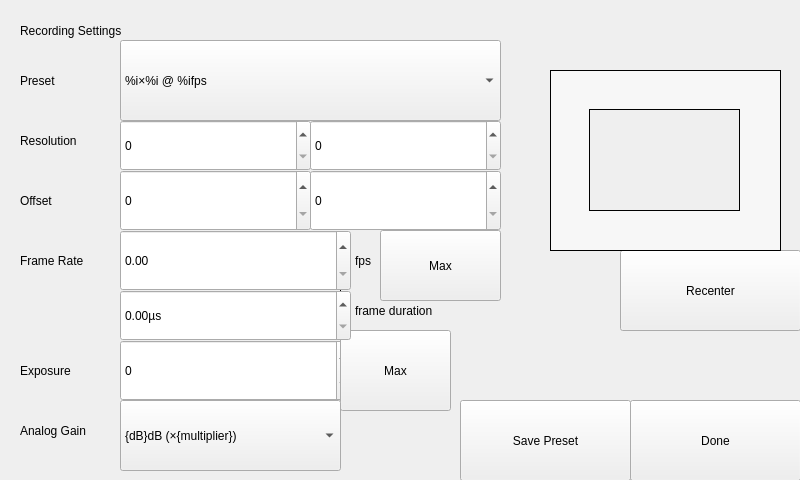
<?xml version="1.0" encoding="UTF-8"?>
<ui version="4.0">
 <class>Form</class>
 <widget class="QWidget" name="Form">
  <property name="geometry">
   <rect>
    <x>0</x>
    <y>0</y>
    <width>800</width>
    <height>480</height>
   </rect>
  </property>
  <property name="windowTitle">
   <string notr="true">Recording Settings</string>
  </property>
  <widget class="Backdrop" name="backdrop">
   <property name="geometry">
    <rect>
     <x>0</x>
     <y>0</y>
     <width>551</width>
     <height>481</height>
    </rect>
   </property>
  </widget>
  <widget class="Subheader" name="headerlabel">
   <property name="geometry">
    <rect>
     <x>20</x>
     <y>60</y>
     <width>111</width>
     <height>41</height>
    </rect>
   </property>
   <property name="text">
    <string>Preset</string>
   </property>
  </widget>
  <widget class="ComboBox" name="uiPresets">
   <property name="geometry">
    <rect>
     <x>120</x>
     <y>40</y>
     <width>381</width>
     <height>81</height>
    </rect>
   </property>
   <item>
    <property name="text">
     <string>%i×%i @ %ifps</string>
    </property>
   </item>
  </widget>
  <widget class="SpinBox" name="uiHRes">
   <property name="geometry">
    <rect>
     <x>120</x>
     <y>120</y>
     <width>191</width>
     <height>51</height>
    </rect>
   </property>
   <property name="clickMarginTop" stdset="0">
    <enum>SpinBox::none</enum>
   </property>
   <property name="clickMarginBottom" stdset="0">
    <enum>SpinBox::half</enum>
   </property>
  </widget>
  <widget class="SpinBox" name="uiVRes">
   <property name="geometry">
    <rect>
     <x>310</x>
     <y>120</y>
     <width>191</width>
     <height>51</height>
    </rect>
   </property>
   <property name="clickMarginTop" stdset="0">
    <enum>SpinBox::none</enum>
   </property>
   <property name="clickMarginBottom" stdset="0">
    <enum>SpinBox::half</enum>
   </property>
  </widget>
  <widget class="SpinBox" name="uiHOffset">
   <property name="geometry">
    <rect>
     <x>120</x>
     <y>170</y>
     <width>191</width>
     <height>61</height>
    </rect>
   </property>
   <property name="clickMarginTop" stdset="0">
    <enum>SpinBox::half</enum>
   </property>
   <property name="clickMarginBottom" stdset="0">
    <enum>SpinBox::half</enum>
   </property>
  </widget>
  <widget class="SpinBox" name="uiVOffset">
   <property name="geometry">
    <rect>
     <x>310</x>
     <y>170</y>
     <width>191</width>
     <height>61</height>
    </rect>
   </property>
   <property name="clickMarginTop" stdset="0">
    <enum>SpinBox::half</enum>
   </property>
   <property name="clickMarginBottom" stdset="0">
    <enum>SpinBox::half</enum>
   </property>
  </widget>
  <widget class="Button" name="uiMaximizeFramerate">
   <property name="geometry">
    <rect>
     <x>380</x>
     <y>230</y>
     <width>121</width>
     <height>71</height>
    </rect>
   </property>
   <property name="text">
    <string>Max</string>
   </property>
   <property name="clickMarginTop" stdset="0">
    <enum>Button::half</enum>
   </property>
  </widget>
  <widget class="Label" name="label">
   <property name="geometry">
    <rect>
     <x>355</x>
     <y>250</y>
     <width>30</width>
     <height>21</height>
    </rect>
   </property>
   <property name="text">
    <string>fps</string>
   </property>
  </widget>
  <widget class="Label" name="label_2">
   <property name="geometry">
    <rect>
     <x>355</x>
     <y>300</y>
     <width>140</width>
     <height>21</height>
    </rect>
   </property>
   <property name="text">
    <string>frame duration</string>
   </property>
  </widget>
  <widget class="QWidget" name="widget" native="true">
   <property name="geometry">
    <rect>
     <x>340</x>
     <y>260</y>
     <width>10</width>
     <height>51</height>
    </rect>
   </property>
   <property name="styleSheet">
    <string notr="true">border: 1px solid black; border-right-width: 0px;</string>
   </property>
  </widget>
  <widget class="SpinBox" name="uiExposure">
   <property name="geometry">
    <rect>
     <x>120</x>
     <y>340</y>
     <width>231</width>
     <height>61</height>
    </rect>
   </property>
   <property name="clickMarginTop" stdset="0">
    <enum>SpinBox::half</enum>
   </property>
   <property name="clickMarginBottom" stdset="0">
    <enum>SpinBox::half</enum>
   </property>
  </widget>
  <widget class="Button" name="uiMaximizeExposure">
   <property name="geometry">
    <rect>
     <x>340</x>
     <y>330</y>
     <width>111</width>
     <height>81</height>
    </rect>
   </property>
   <property name="text">
    <string>Max</string>
   </property>
   <property name="clickMarginLeft" stdset="0">
    <enum>Button::half</enum>
   </property>
  </widget>
  <widget class="Subheader" name="headerlabel_2">
   <property name="geometry">
    <rect>
     <x>20</x>
     <y>180</y>
     <width>111</width>
     <height>41</height>
    </rect>
   </property>
   <property name="text">
    <string>Offset</string>
   </property>
  </widget>
  <widget class="Subheader" name="headerlabel_3">
   <property name="geometry">
    <rect>
     <x>20</x>
     <y>240</y>
     <width>111</width>
     <height>41</height>
    </rect>
   </property>
   <property name="text">
    <string>Frame Rate</string>
   </property>
  </widget>
  <widget class="Subheader" name="headerlabel_4">
   <property name="geometry">
    <rect>
     <x>20</x>
     <y>350</y>
     <width>111</width>
     <height>41</height>
    </rect>
   </property>
   <property name="text">
    <string>Exposure</string>
   </property>
  </widget>
  <widget class="Subheader" name="headerlabel_5">
   <property name="geometry">
    <rect>
     <x>20</x>
     <y>410</y>
     <width>111</width>
     <height>41</height>
    </rect>
   </property>
   <property name="text">
    <string>Analog Gain</string>
   </property>
  </widget>
  <widget class="Button" name="uiSavePreset">
   <property name="geometry">
    <rect>
     <x>460</x>
     <y>400</y>
     <width>171</width>
     <height>81</height>
    </rect>
   </property>
   <property name="text">
    <string>Save Preset</string>
   </property>
   <property name="clickMarginRight" stdset="0">
    <enum>Button::half</enum>
   </property>
  </widget>
  <widget class="Button" name="uiDone">
   <property name="geometry">
    <rect>
     <x>630</x>
     <y>400</y>
     <width>171</width>
     <height>81</height>
    </rect>
   </property>
   <property name="text">
    <string>Done</string>
   </property>
   <property name="clickMarginLeft" stdset="0">
    <enum>Button::half</enum>
   </property>
  </widget>
  <widget class="Button" name="uiCenterRecording">
   <property name="geometry">
    <rect>
     <x>620</x>
     <y>250</y>
     <width>181</width>
     <height>81</height>
    </rect>
   </property>
   <property name="text">
    <string>Recenter</string>
   </property>
  </widget>
  <widget class="Backdrop" name="backdrop_2">
   <property name="geometry">
    <rect>
     <x>550</x>
     <y>250</y>
     <width>251</width>
     <height>231</height>
    </rect>
   </property>
  </widget>
  <widget class="Backdrop" name="backdrop_3">
   <property name="geometry">
    <rect>
     <x>550</x>
     <y>0</y>
     <width>251</width>
     <height>71</height>
    </rect>
   </property>
  </widget>
  <widget class="Backdrop" name="backdrop_4">
   <property name="geometry">
    <rect>
     <x>781</x>
     <y>20</y>
     <width>20</width>
     <height>231</height>
    </rect>
   </property>
  </widget>
  <widget class="QWidget" name="uiPreviewPanel" native="true">
   <property name="geometry">
    <rect>
     <x>550</x>
     <y>70</y>
     <width>231</width>
     <height>181</height>
    </rect>
   </property>
   <property name="styleSheet">
    <string notr="true">border: 1px solid rgba(0,0,0,255)</string>
   </property>
   <widget class="QWidget" name="uiPassepartoutTop" native="true">
    <property name="geometry">
     <rect>
      <x>1</x>
      <y>1</y>
      <width>229</width>
      <height>39</height>
     </rect>
    </property>
    <property name="styleSheet">
     <string notr="true">border: none; background: rgba(255,255,255,128)</string>
    </property>
   </widget>
   <widget class="QWidget" name="uiPassepartoutBottom" native="true">
    <property name="geometry">
     <rect>
      <x>1</x>
      <y>141</y>
      <width>229</width>
      <height>39</height>
     </rect>
    </property>
    <property name="styleSheet">
     <string notr="true">border: none; background: rgba(255,255,255,128)</string>
    </property>
   </widget>
   <widget class="QWidget" name="uiPassepartoutLeft" native="true">
    <property name="geometry">
     <rect>
      <x>1</x>
      <y>40</y>
      <width>39</width>
      <height>101</height>
     </rect>
    </property>
    <property name="styleSheet">
     <string notr="true">border: none; background: rgba(255,255,255,128)</string>
    </property>
   </widget>
   <widget class="QWidget" name="uiPassepartoutRight" native="true">
    <property name="geometry">
     <rect>
      <x>190</x>
      <y>40</y>
      <width>40</width>
      <height>101</height>
     </rect>
    </property>
    <property name="styleSheet">
     <string notr="true">border: none; background: rgba(255,255,255,128)</string>
    </property>
   </widget>
   <widget class="QWidget" name="uiPassepartoutInnerBorder" native="true">
    <property name="geometry">
     <rect>
      <x>39</x>
      <y>39</y>
      <width>151</width>
      <height>102</height>
     </rect>
    </property>
   </widget>
   <zorder>uiPassepartoutLeft</zorder>
   <zorder>uiPassepartoutRight</zorder>
   <zorder>uiPassepartoutTop</zorder>
   <zorder>uiPassepartoutBottom</zorder>
   <zorder>uiPassepartoutInnerBorder</zorder>
  </widget>
  <widget class="Label" name="label_3">
   <property name="geometry">
    <rect>
     <x>290</x>
     <y>130</y>
     <width>41</width>
     <height>21</height>
    </rect>
   </property>
   <property name="text">
    <string>×</string>
   </property>
   <property name="alignment">
    <set>Qt::AlignCenter</set>
   </property>
  </widget>
  <widget class="Label" name="label_4">
   <property name="geometry">
    <rect>
     <x>290</x>
     <y>190</y>
     <width>41</width>
     <height>21</height>
    </rect>
   </property>
   <property name="text">
    <string>×</string>
   </property>
   <property name="alignment">
    <set>Qt::AlignCenter</set>
   </property>
  </widget>
  <widget class="Subheader" name="headerlabel_6">
   <property name="geometry">
    <rect>
     <x>20</x>
     <y>120</y>
     <width>111</width>
     <height>41</height>
    </rect>
   </property>
   <property name="text">
    <string>Resolution</string>
   </property>
  </widget>
  <widget class="DecimalSpinBox" name="uiFrameDuration">
   <property name="geometry">
    <rect>
     <x>120</x>
     <y>290</y>
     <width>231</width>
     <height>51</height>
    </rect>
   </property>
   <property name="suffix">
    <string>µs</string>
   </property>
   <property name="maximum">
    <double>1000000000000000043845843045076197354634047651840.000000000000000</double>
   </property>
   <property name="singleStep">
    <double>0.100000000000000</double>
   </property>
   <property name="clickMarginTop" stdset="0">
    <enum>DecimalSpinBox::none</enum>
   </property>
   <property name="clickMarginBottom" stdset="0">
    <enum>DecimalSpinBox::half</enum>
   </property>
  </widget>
  <widget class="DecimalSpinBox" name="uiFps">
   <property name="geometry">
    <rect>
     <x>120</x>
     <y>230</y>
     <width>231</width>
     <height>61</height>
    </rect>
   </property>
   <property name="clickMarginTop" stdset="0">
    <enum>DecimalSpinBox::half</enum>
   </property>
   <property name="clickMarginBottom" stdset="0">
    <enum>DecimalSpinBox::half</enum>
   </property>
  </widget>
  <widget class="ComboBox" name="uiAnalogGain">
   <property name="geometry">
    <rect>
     <x>120</x>
     <y>400</y>
     <width>221</width>
     <height>71</height>
    </rect>
   </property>
   <property name="clickMarginTop" stdset="0">
    <enum>ComboBox::half</enum>
   </property>
   <item>
    <property name="text">
     <string>{dB}dB (×{multiplier})</string>
    </property>
   </item>
  </widget>
  <widget class="Label" name="uiUnsavedChangesWarning">
   <property name="geometry">
    <rect>
     <x>440</x>
     <y>400</y>
     <width>341</width>
     <height>21</height>
    </rect>
   </property>
   <property name="text">
    <string>* Press Done to apply resolution.</string>
   </property>
   <property name="alignment">
    <set>Qt::AlignRight|Qt::AlignTrailing|Qt::AlignVCenter</set>
   </property>
  </widget>
  <widget class="HeaderLabel" name="headerlabel_7">
   <property name="geometry">
    <rect>
     <x>20</x>
     <y>10</y>
     <width>241</width>
     <height>41</height>
    </rect>
   </property>
   <property name="text">
    <string>Recording Settings</string>
   </property>
  </widget>
  <zorder>backdrop</zorder>
  <zorder>label_3</zorder>
  <zorder>label_4</zorder>
  <zorder>backdrop_4</zorder>
  <zorder>backdrop_3</zorder>
  <zorder>backdrop_2</zorder>
  <zorder>headerlabel_2</zorder>
  <zorder>headerlabel</zorder>
  <zorder>headerlabel_4</zorder>
  <zorder>headerlabel_3</zorder>
  <zorder>headerlabel_5</zorder>
  <zorder>uiPresets</zorder>
  <zorder>uiHRes</zorder>
  <zorder>uiVRes</zorder>
  <zorder>uiHOffset</zorder>
  <zorder>label</zorder>
  <zorder>label_2</zorder>
  <zorder>widget</zorder>
  <zorder>uiExposure</zorder>
  <zorder>uiCenterRecording</zorder>
  <zorder>uiPreviewPanel</zorder>
  <zorder>uiMaximizeFramerate</zorder>
  <zorder>uiVOffset</zorder>
  <zorder>headerlabel_6</zorder>
  <zorder>uiFps</zorder>
  <zorder>uiMaximizeExposure</zorder>
  <zorder>uiFrameDuration</zorder>
  <zorder>uiAnalogGain</zorder>
  <zorder>uiUnsavedChangesWarning</zorder>
  <zorder>uiDone</zorder>
  <zorder>uiSavePreset</zorder>
  <zorder>headerlabel_7</zorder>
 </widget>
 <customwidgets>
  <customwidget>
   <class>Backdrop</class>
   <extends>QLabel</extends>
   <header>backdrop</header>
  </customwidget>
  <customwidget>
   <class>Button</class>
   <extends>QPushButton</extends>
   <header>button</header>
  </customwidget>
  <customwidget>
   <class>ComboBox</class>
   <extends>QComboBox</extends>
   <header>combo_box</header>
  </customwidget>
  <customwidget>
   <class>DecimalSpinBox</class>
   <extends>QDoubleSpinBox</extends>
   <header>decimal_spin_box</header>
  </customwidget>
  <customwidget>
   <class>HeaderLabel</class>
   <extends>QLabel</extends>
   <header>header_label</header>
  </customwidget>
  <customwidget>
   <class>Label</class>
   <extends>QLabel</extends>
   <header>label</header>
  </customwidget>
  <customwidget>
   <class>SpinBox</class>
   <extends>QSpinBox</extends>
   <header>spin_box</header>
  </customwidget>
  <customwidget>
   <class>Subheader</class>
   <extends>QLabel</extends>
   <header>subheader</header>
  </customwidget>
 </customwidgets>
 <tabstops>
  <tabstop>uiDone</tabstop>
  <tabstop>uiPresets</tabstop>
  <tabstop>uiHRes</tabstop>
  <tabstop>uiVRes</tabstop>
  <tabstop>uiHOffset</tabstop>
  <tabstop>uiVOffset</tabstop>
  <tabstop>uiFps</tabstop>
  <tabstop>uiMaximizeFramerate</tabstop>
  <tabstop>uiCenterRecording</tabstop>
  <tabstop>uiFrameDuration</tabstop>
  <tabstop>uiExposure</tabstop>
  <tabstop>uiMaximizeExposure</tabstop>
  <tabstop>uiAnalogGain</tabstop>
  <tabstop>uiSavePreset</tabstop>
 </tabstops>
 <resources/>
 <connections/>
</ui>
